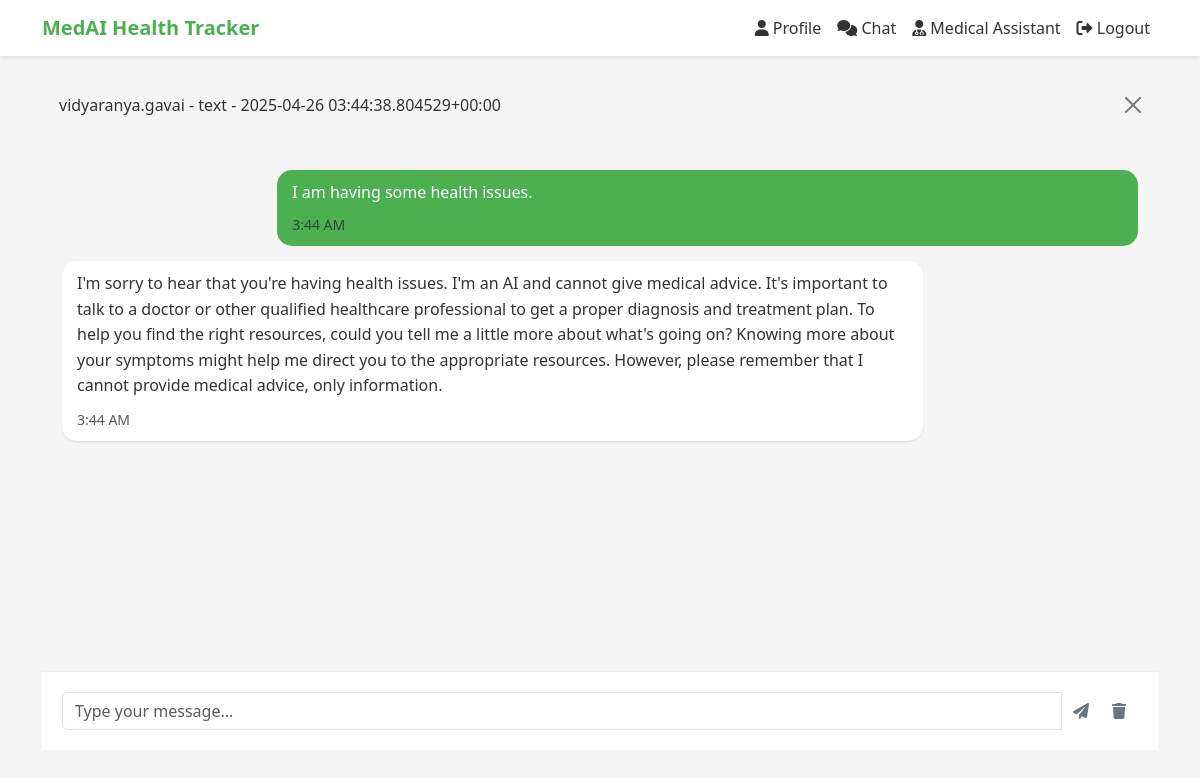
Screenshot of /chat/ (signed in) with the database file from the repository.
### chat/models.py (models this page shows)
class ChatMessage(models.Model):
    user = models.ForeignKey(settings.AUTH_USER_MODEL, on_delete=models.CASCADE)
    message_type = models.CharField(max_length=20)  # text, image, audio
    content = models.TextField()
    response = models.TextField()
    created_at = models.DateTimeField(auto_now_add=True)
    def __str__(self):
        return f"{self.user.username} - {self.message_type} - {self.created_at}"

### users/models.py (models this page shows, shortened)
class User(AbstractUser):
    email = models.EmailField(_('email address'), unique=True)
    profile_image = models.ImageField(upload_to='profile_images/', null=True, blank=True)
    onboarding_data = models.JSONField(null=True, blank=True)
    USERNAME_FIELD = 'email'
    REQUIRED_FIELDS = ['username']
    groups = models.ManyToManyField(
        'auth.Group',
        verbose_name=_('groups'),
        blank=True,
        help_text=_('The groups this user belongs to. A user will get all permissions granted to each of their groups.'),
        related_name='custom_user_set',
        related_query_name='user',
    )
    user_permissions = models.ManyToManyField(
        'auth.Permission',
        verbose_name=_('user permissions'),
        blank=True,
        help_text=_('Specific permissions for this user.'),
        related_name='custom_user_set',
        related_query_name='user',
    )
    class Meta:
        verbose_name = _('user')
        verbose_name_plural = _('users')

### chat/views.py (the view)
# urls.py: path('', views.chat, name='chat'),
@login_required
def chat(request):
    messages = ChatMessage.objects.filter(user=request.user).order_by('-created_at')[:50]
    return render(request, 'chat/chat.html', {
        'messages': messages,
        'api_key': os.getenv('GEMINI_API_KEY', '')
    })

### templates/chat/chat.html (shortened to what this page needs)
{% extends 'base.html' %}
{% block content %}
<div class="chat-container">
    <div class="chat-messages" id="chat-messages">
        {% for message in messages %}
            <div class="message {% if message.user == request.user %}user-message{% else %}bot-message{% endif %}">
                {% if message.message_type == 'text' %}
                    {{ message.content }}
                {% elif message.message_type == 'image' %}
                    <img src="{{ message.content }}" alt="User image" class="message-image">
                {% elif message.message_type == 'audio' %}
                    <audio controls class="audio-player">
                        <source src="{{ message.content }}" type="audio/wav">
                        Your browser does not support the audio element.
                    </audio>
                {% endif %}
                <div class="mt-2">
                    <small class="text-muted">{{ message.created_at|date:"g:i A" }}</small>
                </div>
            </div>
            <div class="message bot-message">
                <div class="markdown-content">{{ message.response|safe }}</div>
                <div class="mt-2">
                    <small class="text-muted">{{ message.created_at|date:"g:i A" }}</small>
                </div>
            </div>
        {% endfor %}
    </div>
    <div class="input-container">
        <div class="input-group">
            <input type="text" class="form-control" id="message-input" placeholder="Type your message...">
            <button class="btn btn-outline-secondary input-group-text" id="send-button">
                <i class="fas fa-paper-plane"></i>
            </button>
            <button class="btn btn-outline-secondary input-group-text" id="clear-chat">
                <i class="fas fa-trash"></i>
            </button>
        </div>
    </div>
</div>
{% endblock %}

### templates/base.html (shortened to what this page needs)
<!DOCTYPE html>
<html lang="en">
<head>
    <link href="https://cdn.jsdelivr.net/npm/bootstrap@5.3.0/dist/css/bootstrap.min.css" rel="stylesheet">
    <link rel="stylesheet" href="https://cdnjs.cloudflare.com/ajax/libs/font-awesome/6.0.0/css/all.min.css">
</head>
<body>
    <nav class="navbar navbar-expand-lg navbar-light">
        <div class="container">
            <a class="navbar-brand" href="{% url 'profile' %}">MedAI Health Tracker</a>
            <div class="collapse navbar-collapse" id="navbarNav">
                <ul class="navbar-nav ms-auto">
                    {% if user.is_authenticated %}
                        <li class="nav-item">
                            <a class="nav-link" href="{% url 'profile' %}">
                                <i class="fas fa-user"></i> Profile
                            </a>
                        </li>
                        <li class="nav-item">
                            <a class="nav-link" href="{% url 'chat' %}">
                                <i class="fas fa-comments"></i> Chat
                            </a>
                        </li>
                        <li class="nav-item">
                            <a class="nav-link" href="{% url 'medical_assistant' %}">
                                <i class="fas fa-user-md"></i> Medical Assistant
                            </a>
                        </li>
                        <li class="nav-item">
                            <a class="nav-link" href="{% url 'logout' %}" onclick="return confirm('Are you sure you want to logout?')">
                                <i class="fas fa-sign-out-alt"></i> Logout
                            </a>
                        </li>
                    {% endif %}
                </ul>
            </div>
        </div>
    </nav>
    <div class="main-content">
        <div class="container">
            {% if messages %}
                {% for message in messages %}
                    <div class="alert alert-{{ message.tags }} alert-dismissible fade show" role="alert">
                        {{ message }}
                        <button type="button" class="btn-close" data-bs-dismiss="alert"></button>
                    </div>
                {% endfor %}
            {% endif %}
            {% block content %}{% endblock %}
        </div>
    </div>
</body>
</html>

### templates/base.html (style rules this page uses)
:root { --primary-color: #4CAF50; --secondary-color: #2196F3; --background-color: #f5f5f5; --text-color: #333; }
body { font-family: 'Segoe UI', Tahoma, Geneva, Verdana, sans-serif; background-color: var(--background-color); color: var(--text-color); min-height: 100vh; display: flex; flex-direction: column; }
.navbar { background-color: white; box-shadow: 0 2px 4px rgba(0,0,0,0.1); }
.navbar-brand { color: var(--primary-color); font-weight: bold; }
.nav-link { color: var(--text-color); }
.main-content { flex: 1; padding: 20px; }

### templates/chat/chat.html (style rules this page uses)
.chat-container { height: calc(100vh - 200px); display: flex; flex-direction: column; }
.chat-messages { flex: 1; overflow-y: auto; padding: 20px; }
.message { margin-bottom: 15px; max-width: 80%; animation: fadeIn 0.3s ease-in-out; }
.user-message { margin-left: auto; background-color: var(--primary-color); color: white; border-radius: 15px; padding: 10px 15px; }
.bot-message { margin-right: auto; background-color: white; border-radius: 15px; padding: 10px 15px; box-shadow: 0 1px 2px rgba(0,0,0,0.1); }
.input-container { padding: 20px; background-color: white; border-top: 1px solid #eee; }
.input-group { position: relative; }
.input-group-text { background-color: transparent; border: none; }
.input-group-text i { cursor: pointer; }
.markdown-content { line-height: 1.6; }

### rows the page displays
ChatMessage: user+message_type+created_at "vidyaranya.gavai - text - 2025-04-26 03:44:38.804529+00:00", content "I am having some health issues.", created_at "3:44 AM", response "I'm sorry to hear that you're having health issues. I'm an AI and cannot give medical advice. It's important to talk to a doctor or other qualified healthcare professional to get a proper diagnosis and treatment plan. To help you find the right resources, could you tell me a little more about what's going on? Knowing more about your symptoms might help me direct you to the appropriate resources. However, please remember that I cannot provide medical advice, only information."
